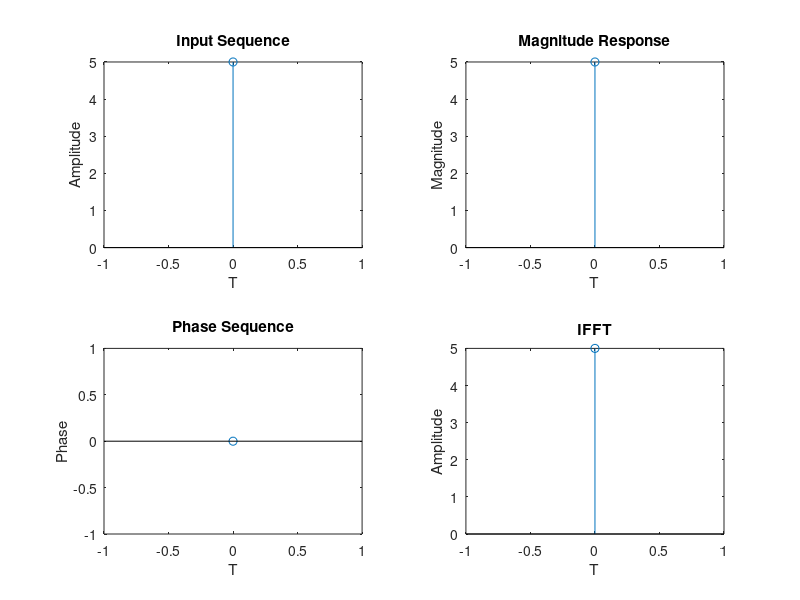

MATLAB code for this plot:
clc;
clear all;
close all;
x = input('Enter Sequence:');
ln = length(x);
xk = fft(x,ln);
xn = ifft(xk);
t = 0:ln-1;

subplot(2,2,1);
stem(t,x);
title('Input Sequence');
xlabel('T');
ylabel('Amplitude');

m = abs(xk);
subplot(2,2,2);
stem(t,m);
title('Magnitude Response');
xlabel('T');
ylabel('Magnitude');

p = angle(xk);
subplot(2,2,3);
stem(t,p);
title('Phase Sequence');
xlabel('T');
ylabel('Phase');

subplot(2,2,4);
stem(t,xn);
title('IFFT');
xlabel('T');
ylabel('Amplitude');